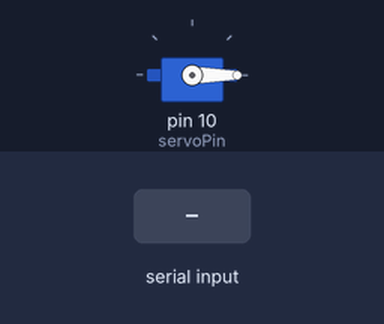
This sketch was run on a simulated Arduino Uno, built with avr-gcc and run on an emulated ATmega328P. Parts: servo. The inputs (shaded band) are chosen by the test bench.

Above: at 1.2 s.
1.3 s: "1" received over Serial
At 2.1 s:
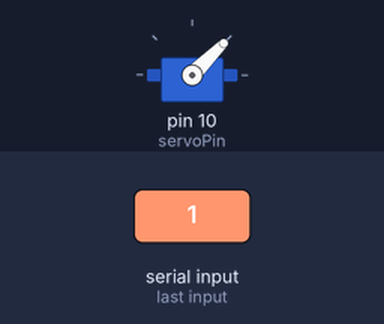
3.8 s: "2" received over Serial
At 4.1 s:
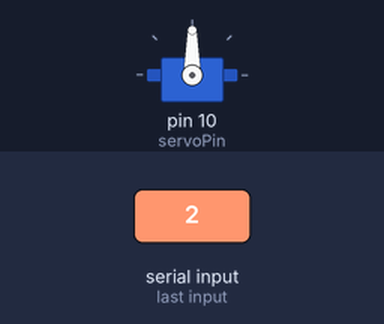
6.3 s: "3" received over Serial
At 7.1 s:
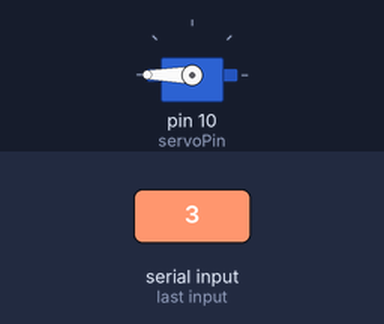
Timing chart, 0 to 9.3 s (numbered marks = the images above; inputs shaded):
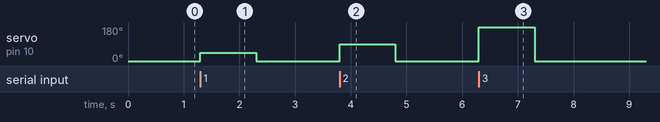

The sketch:

SerialServo.ino
```cpp
#include <Servo.h>

const int servoPin = 10;
Servo myservo;

void setup() {
  // put your setup code here, to run once:
  Serial.begin(115200);

  myservo.attach(servoPin);
  myservo.write(0);


}

void loop() {
  // put your main code here, to run repeatedly:

  if(Serial.available()){
    char a = Serial.read();

    switch(a){
      case '1' :
           myservo.write(45);
           delay(1000);
           myservo.write(0);
           break;

      case '2' :
           myservo.write(90);
           delay(1000);
           myservo.write(0);
           break;

      case '3' :
           myservo.write(180);
           delay(1000);
           myservo.write(0);
           break;

      default:
           break;
    }
  }
}
```

Measured:
- after the input at 1.3 s, servo on pin 10 (servoPin): 0° → 45° at once, → 0° 1.0 s later
- after the input at 3.8 s, servo on pin 10 (servoPin): 0° → 90° at once, → 0° 1.0 s later
- after the input at 6.3 s, servo on pin 10 (servoPin): 0° → 180° at once, → 0° 1.0 s later
